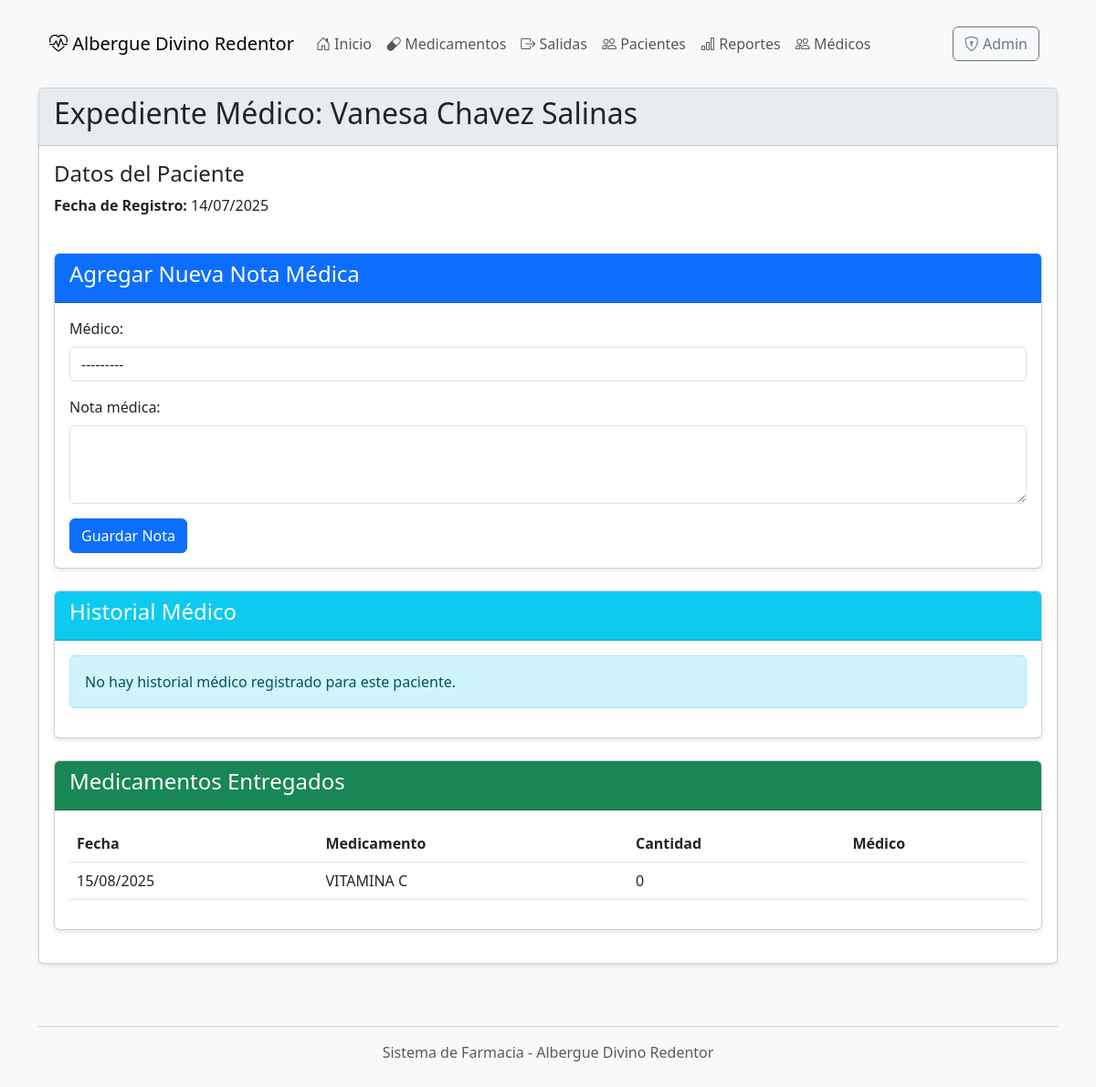
The app's page /expediente/2/ with its own data.
### farmacia/models.py (models this page shows, shortened)
class Paciente(models.Model):
    id = models.AutoField(primary_key=True)
    nombre = models.CharField(max_length=200)
    apellidos = models.CharField(max_length=200)
    fecha_registro = models.DateTimeField(auto_now_add=True)
    class Meta:
        verbose_name = "Paciente"
        verbose_name_plural = "Pacientes"

class SalidaMedicamento(models.Model):
    id = models.AutoField(primary_key=True)
    medicamento = models.ForeignKey(Medicamento, on_delete=models.CASCADE)
    paciente = models.ForeignKey(Paciente, on_delete=models.CASCADE)
    cantidad = models.PositiveIntegerField()
    fecha = models.DateTimeField(auto_now_add=True)
    medico = models.ForeignKey(Medico, on_delete=models.CASCADE, verbose_name="Médico responsable")
    class Meta:
        verbose_name = "Salida de Medicamento"
        verbose_name_plural = "Salidas de Medicamentos"

class Medicamento(models.Model):
    id = models.AutoField(primary_key=True)
    clave = models.CharField(max_length=50, unique=True, verbose_name="Clave única")
    nombre = models.CharField(max_length=200, verbose_name="Nombre")
    categoria = models.ForeignKey('CategoriaMedicamento', on_delete=models.CASCADE)
    descripcion = models.TextField(blank=True, verbose_name="Descripción")
    fecha_caducidad = models.DateField(verbose_name="Fecha de caducidad")
    cantidad = models.IntegerField(default=0, verbose_name="Cantidad en inventario")
    status = models.BooleanField(default=True, verbose_name="Disponible")
    class Meta:
        verbose_name = "Medicamento"
        verbose_name_plural = "Medicamentos"
        ordering = ['nombre']

### farmacia/views.py (the view)
# urls.py: path('expediente/<int:id>/', views.expediente, name='expediente'),
def expediente(request, id):
    paciente = get_object_or_404(Paciente, pk=id)
    expediente, created = ExpedienteMedico.objects.get_or_create(paciente=paciente)
    salidas = SalidaMedicamento.objects.filter(paciente=paciente).select_related('medicamento')
    historias = expediente.historias.all().order_by('-fecha_creacion')
    if request.method == 'POST':
        form = HistoriaMedicaForm(request.POST)
        if form.is_valid():
            nueva_historia = form.save(commit=False)
            nueva_historia.expediente = expediente
            nueva_historia.save()
            messages.success(request, 'Nota médica agregada correctamente')
            return redirect('expediente', id=paciente.id)
    else:
        form = HistoriaMedicaForm()
    context = {
        'paciente': paciente,
        'expediente': expediente,
        'salidas': salidas,
        'historias': historias,
        'form': form
    }
    return render(request, 'expediente.html', context)

### farmacia/forms.py
class HistoriaMedicaForm(forms.ModelForm):
    class Meta:
        model = HistoriaMedica
        fields = ['nota', 'medico']  # Añade el campo médico
        widgets = {
            'nota': forms.Textarea(attrs={'class': 'form-control', 'rows': 3}),
            'medico': forms.Select(attrs={'class': 'form-control'}),
        }

### farmacia/models.py (called while the page is built)
    def __str__(self):
        return f"{self.nombre} {self.apellidos}"

### farmacia/templates/expediente.html (shortened to what this page needs)
{% extends 'base.html' %}
{% block content %}
<div class="card">
    <div class="card-header">
        <h2>Expediente Médico: {{ paciente.nombre }} {{ paciente.apellidos }}</h2>
    </div>
    <div class="card-body">
        <div class="row mb-4">
            <div class="col-md-6">
                <h4>Datos del Paciente</h4>
                <p><strong>Fecha de Registro:</strong> {{ paciente.fecha_registro|date:"d/m/Y" }}</p>
            </div>
        </div>
        <div class="card mb-4">
            <div class="card-header bg-primary text-white">
                <h4>Agregar Nueva Nota Médica</h4>
            </div>
            <div class="card-body">
    <form method="post">
        <div class="mb-3">
            <label for="id_medico" class="form-label">Médico:</label>
            {{ form.medico }}
        </div>
        <div class="mb-3">
            <label for="id_nota" class="form-label">Nota médica:</label>
            {{ form.nota }}
        </div>
        <button type="submit" class="btn btn-primary">Guardar Nota</button>
    </form>
</div>
        </div>
        <div class="card">
            <div class="card-header bg-info text-white">
                <h4>Historial Médico</h4>
            </div>
            <div class="card-body">
                {% if historias %}
                    <div class="timeline">
                        {% for historia in historias %}
                        <div class="timeline-item mb-4">
                            <div class="timeline-header d-flex justify-content-between">
                                <strong>{{ historia.medico.nombre }} {{ historia.medico.apellidos }}</strong>
                                <span class="text-muted">{{ historia.fecha_creacion|date:"d/m/Y H:i" }}</span>
                            </div>
                            <div class="timeline-content p-3 bg-light rounded">
                                {{ historia.nota|linebreaks }}
                            </div>
                        </div>
                        {% endfor %}
                    </div>
                {% else %}
                    <div class="alert alert-info">
                        No hay historial médico registrado para este paciente.
                    </div>
                {% endif %}
            </div>
        </div>
        <div class="card mt-4">
            <div class="card-header bg-success text-white">
                <h4>Medicamentos Entregados</h4>
            </div>
            <div class="card-body">
                <div class="table-responsive">
                    <table class="table table-hover">
                        <thead>
                            <tr>
                                <th>Fecha</th>
                                <th>Medicamento</th>
                                <th>Cantidad</th>
                                <th>Médico</th>
                            </tr>
                        </thead>
                        <tbody>
                            {% for salida in salidas %}
                            <tr>
                                <td>{{ salida.fecha|date:"d/m/Y" }}</td>
                                <td>{{ salida.medicamento.nombre }}</td>
                                <td>{{ salida.cantidad }}</td>
                                <td>{{ salida.medico.get_full_name}}</td>
                            </tr>
                            {% empty %}
                            <tr>
                                <td colspan="4" class="text-center">No hay registros de medicamentos</td>
                            </tr>
                            {% endfor %}
                        </tbody>
                    </table>
                </div>
            </div>
        </div>
    </div>
</div>
{% endblock %}

### farmacia/templates/base.html (style rules this page uses)
body { background-color: #f8f9fa; padding-top: 20px; padding-bottom: 40px; }
.card { margin-bottom: 20px; box-shadow: 0 2px 5px rgba(0,0,0,0.1); }
.card-header { background-color: #e9ecef; font-weight: bold; }

### records on screen
Paciente: nombre "Vanesa", apellidos "Chavez Salinas", fecha_registro "14/07/2025"
SalidaMedicamento: fecha "15/08/2025", medicamento.nombre "VITAMINA C", cantidad "0"
